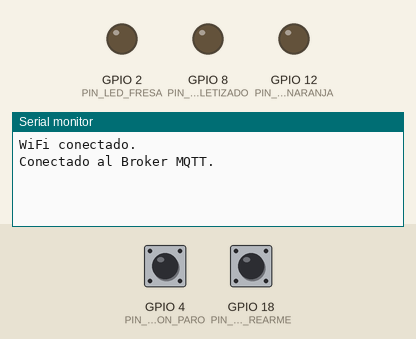
This sketch was run on a simulated ESP32-S3. On the bench: output pins drawn as LEDs (lit = HIGH), the last lines printed to the serial monitor. The inputs (shaded band) are chosen by the test bench; at power-on: GPIO 4 (PIN_BOTON_PARO) HIGH, GPIO 18 (PIN_BOTON_REARME) HIGH. WiFi joins after 1.5 s; servers stay silent unless stated; no MQTT or app messages arrive unless stated.

Above: at 2.8 s.
2.9 s: GPIO 4 (PIN_BOTON_PARO) pulled LOW for 0.15 s
At 3.3 s:
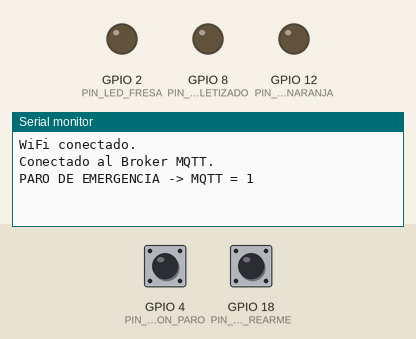
4.5 s: GPIO 18 (PIN_BOTON_REARME) pulled LOW for 0.15 s
At 5.0 s:
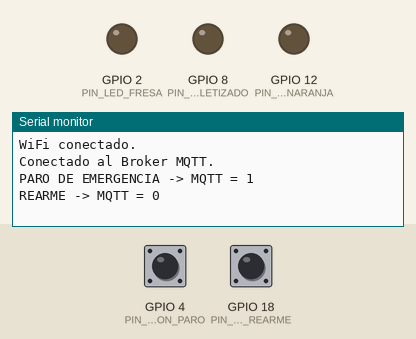

The sketch:

ESP32_code.ino
```cpp
#include <WiFi.h>
#include <PubSubClient.h>

// =================================================================
// --- CONFIGURACIÓN DE HARDWARE ---
// =================================================================
const int PIN_BOTON_PARO     = 4;   // Emergencia (NC/NO según cableado, aquí asumimos pullup + pulsador a GND)
const int PIN_BOTON_REARME   = 18;  // Rearme (pullup + pulsador a GND)
const int PIN_LED_FRESA      = 2;
const int PIN_LED_NARANJA    = 12;
const int PIN_LED_PALETIZADO = 8;

const char* ssid        = "POCO X7 Pro";
const char* password    = "vaxd4322";
const char* mqtt_server = "broker.emqx.io";

WiFiClient espClient;
PubSubClient client(espClient);

TaskHandle_t xHandleMqtt = NULL;

// Estado global (latched)
volatile bool emergenciaActiva = false;

// Para evitar “spam” de publishes: publicamos solo si cambia
bool ultimoEstadoPublicado = false;

// Debounce
static const uint32_t DEBOUNCE_MS = 50;

// =================================================================
// --- ISR (OPCIONAL) - solo marca bandera, el resto en la tarea
// =================================================================
void IRAM_ATTR isrParo() {
  emergenciaActiva = true;
}

// =================================================================
// --- CALLBACK MQTT (control LEDs) - ignorado si emergencia activa
// =================================================================
void callbackMqtt(char* topic, byte* payload, unsigned int length) {
  if (emergenciaActiva) return;

  String mensaje;
  mensaje.reserve(length);
  for (unsigned int i = 0; i < length; i++) mensaje += (char)payload[i];

  String strTopic = String(topic);

  if (strTopic == "fabrica/control/fresa")
    digitalWrite(PIN_LED_FRESA, (mensaje != "0") ? HIGH : LOW);

  if (strTopic == "fabrica/control/naranja")
    digitalWrite(PIN_LED_NARANJA, (mensaje != "0") ? HIGH : LOW);

  if (strTopic == "fabrica/control/paletizado")
    digitalWrite(PIN_LED_PALETIZADO, (mensaje != "0") ? HIGH : LOW);
}

// =================================================================
// --- Función helper: publicar emergencia SOLO cuando cambia
// =================================================================
void publicarEmergenciaSiCambia() {
  if (!client.connected()) return;

  if (emergenciaActiva != ultimoEstadoPublicado) {
    if (emergenciaActiva) {
      Serial.println("PARO DE EMERGENCIA -> MQTT = 1");
      client.publish("fabrica/control/emergencia", "1", true); // retained
      // Apaga LEDs al entrar en emergencia
      digitalWrite(PIN_LED_FRESA, LOW);
      digitalWrite(PIN_LED_NARANJA, LOW);
      digitalWrite(PIN_LED_PALETIZADO, LOW);
    } else {
      Serial.println("REARME -> MQTT = 0");
      client.publish("fabrica/control/emergencia", "0", true); // retained
    }

    ultimoEstadoPublicado = emergenciaActiva;
  }
}

// =================================================================
// --- Lectura con antirrebote y detección de flanco (FALLING)
//     (pullup -> sin pulsar HIGH, pulsar LOW)
// =================================================================
struct DebouncedButton {
  int pin;
  int lastRaw = HIGH;
  int stable = HIGH;
  uint32_t lastChangeMs = 0;

  void begin(int p) {
    pin = p;
    lastRaw = digitalRead(pin);
    stable  = lastRaw;
    lastChangeMs = millis();
  }

  // Devuelve true SOLO cuando detecta un flanco FALLING estable (HIGH->LOW)
  bool fell() {
    int raw = digitalRead(pin);

    if (raw != lastRaw) {
      lastRaw = raw;
      lastChangeMs = millis();
    }

    // ¿ha estado estable suficiente tiempo?
    if ((millis() - lastChangeMs) >= DEBOUNCE_MS) {
      if (stable != raw) {
        int prevStable = stable;
        stable = raw;
        // flanco FALLING: antes HIGH, ahora LOW
        if (prevStable == HIGH && stable == LOW) return true;
      }
    }
    return false;
  }
};

DebouncedButton btnParo;
DebouncedButton btnRearme;

// =================================================================
// --- TAREA MQTT
// =================================================================
void vTareaMqttRutina(void *pvParameters) {

  client.setServer(mqtt_server, 1883);
  client.setCallback(callbackMqtt);

  // Inicializa debounce
  btnParo.begin(PIN_BOTON_PARO);
  btnRearme.begin(PIN_BOTON_REARME);

  for (;;) {
    // -------------------------------------------------------------
    // 1) Botones (eventos)
    // -------------------------------------------------------------
    // Paro: SOLO al pulsar (flanco). Si ya está activa, ignoramos.
    if (!emergenciaActiva && btnParo.fell()) {
      emergenciaActiva = true;
      // Publicaremos en cuanto MQTT esté conectado
      // (y apagamos LEDs en publicarEmergenciaSiCambia)
    }

    // Rearme: SOLO al pulsar (flanco) cuando emergencia está activa
    if (emergenciaActiva && btnRearme.fell()) {
      emergenciaActiva = false;
      // Publicaremos el 0 cuando MQTT esté conectado
    }

    // -------------------------------------------------------------
    // 2) WiFi
    // -------------------------------------------------------------
    if (WiFi.status() != WL_CONNECTED) {
      WiFi.disconnect();
      WiFi.begin(ssid, password);
      vTaskDelay(pdMS_TO_TICKS(1500));
      continue;
    }

    // -------------------------------------------------------------
    // 3) MQTT
    // -------------------------------------------------------------
    if (!client.connected()) {
      if (client.connect("ESP32_Factory_Master")) {
        Serial.println("Conectado al Broker MQTT.");
        client.subscribe("fabrica/control/#");

        // MUY IMPORTANTE:
        // NO reseteamos emergenciaActiva aquí.
        // Publicamos el estado actual retenido.
        publicarEmergenciaSiCambia();
      } else {
        vTaskDelay(pdMS_TO_TICKS(1000));
        continue;
      }
    }

    client.loop();

    // -------------------------------------------------------------
    // 4) Publicación de emergencia SOLO si cambia (1 vez por evento)
    // -------------------------------------------------------------
    publicarEmergenciaSiCambia();

    vTaskDelay(pdMS_TO_TICKS(10));
  }
}

// =================================================================
// --- SETUP
// =================================================================
void setup() {
  Serial.begin(115200);

  pinMode(PIN_LED_FRESA,      OUTPUT); digitalWrite(PIN_LED_FRESA,      LOW);
  pinMode(PIN_LED_NARANJA,    OUTPUT); digitalWrite(PIN_LED_NARANJA,    LOW);
  pinMode(PIN_LED_PALETIZADO, OUTPUT); digitalWrite(PIN_LED_PALETIZADO, LOW);

  pinMode(PIN_BOTON_PARO,   INPUT_PULLUP);
  pinMode(PIN_BOTON_REARME, INPUT_PULLUP);

  WiFi.begin(ssid, password);
  while (WiFi.status() != WL_CONNECTED) { delay(200); }
  Serial.println("WiFi conectado.");

  xTaskCreate(vTareaMqttRutina, "M_Rutina", 4096, NULL, 5, &xHandleMqtt);

  // ISR opcional (si la quieres). Si no la quieres, comenta estas 2 líneas.
  attachInterrupt(digitalPinToInterrupt(PIN_BOTON_PARO), isrParo, FALLING);
}

// =================================================================
// --- LOOP VACÍO
// =================================================================
void loop() {
  vTaskDelete(NULL);
}
```

Measured:
- after the input at 2.9 s, the serial monitor: prints a new line at once (image 1)
- after the input at 4.5 s, the serial monitor: prints a new line after 0.06 s (image 2)
